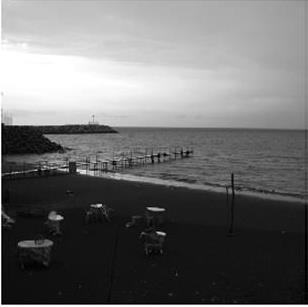
#> input picture S02/4.jpg, 308 x 307 px
$ python S02C07.py
#> lines starting #> are read from the running program, lines starting #| are printed output that depends on the picture
import cv2
import numpy as np
import matplotlib.pyplot as plt

# Read image from file in gray scale mode and  convert to numpy array
im = np.array(cv2.imread("4.jpg", cv2.IMREAD_GRAYSCALE))
#> im is the input picture: shape (307, 308); min 0, max 255, mean 110.5
# Plot original image
plt.subplot(131)
plt.imshow(im, cmap='gray')
# Normal [0 - 255] to [0.0 - 1.0]
# Reshape to (1, -1) for simply calculation
img = np.array(cv2.normalize(im.astype('float'), None, 0.0, 1.0, cv2.NORM_MINMAX)).reshape(1, -1)
# Define x and y axis value
a = np.array([0.0, 0.3, 0.5, 0.8, 1.0])
b = np.array([0.0, 0.15, 0.7, 0.8, 1.0])
# Make new array for making image from original image
out = np.zeros(img.shape).reshape(1, -1)
# Save a size in N
N = len(a)
# Replace out array value with relative value
for i in range(N - 1):
    pix = ((a[i] <= img) & (img < a[i + 1])).reshape(1, -1)
    out[np.where(pix)] = np.multiply((img[np.where(pix)] - a[i]), (b[i + 1] - b[i])) / (a[i + 1] - a[i]) + b[i]
pix = (img == a[N - 1]).reshape(1, -1)
out[np.where(pix)] = b[N - 1]
# Plot images
plt.subplot(133)
plt.plot(a, b)
out = np.array(cv2.normalize(out.astype('float32'), None, 0, 256, cv2.NORM_MINMAX)).reshape(im.shape)
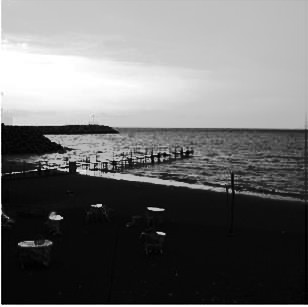
#> out: shape (307, 308) float32; min 0, max 256, mean 110.6; drawn with min black and max white
plt.subplot(132)
plt.imshow(out, cmap='gray')
plt.subplots_adjust(left=0.1, bottom=0.1, right=0.9, top=0.9, wspace=0.4, hspace=0.4)
plt.show()
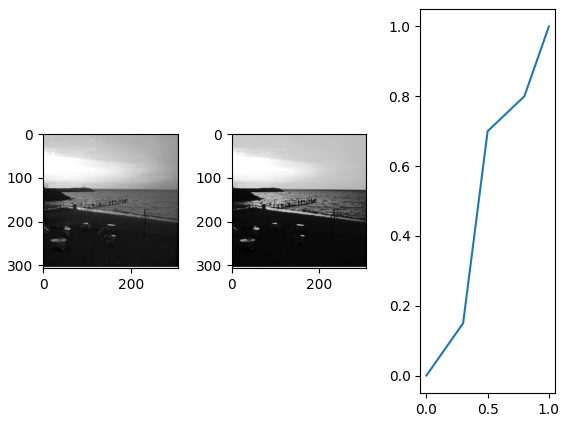
#> figure drawn by matplotlib, 3 panels

$ run again, with S02/5.jpg copied over S02/4.jpg
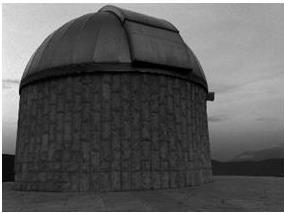
#> input picture S02/5.jpg, 284 x 213 px
#> im is the input picture: shape (213, 284); min 0, max 255, mean 91.9
#> `out = np.array(cv2.normalize(out.astype('float32'), None, 0, 256, cv2...`:
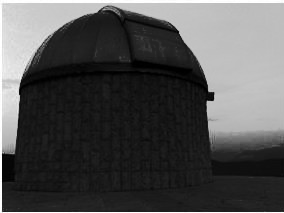
#> out: shape (213, 284) float32; min 0, max 256, mean 81.8; drawn with min black and max white
#> `plt.show()`:
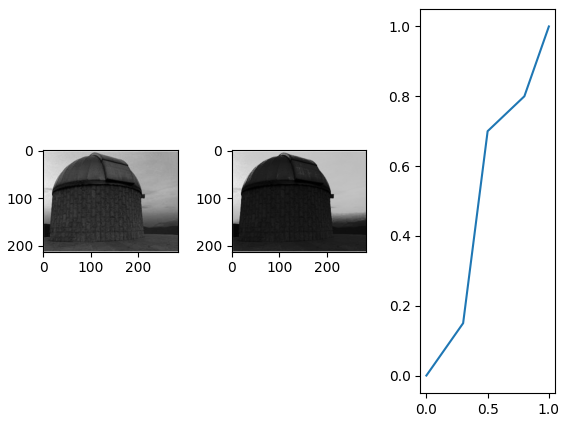
#> figure drawn by matplotlib, 3 panels

$ run again, with S02/6.jpg copied over S02/4.jpg
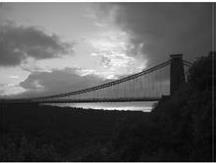
#> input picture S02/6.jpg, 216 x 163 px
#> im is the input picture: shape (163, 216); min 0, max 255, mean 88.9
#> `out = np.array(cv2.normalize(out.astype('float32'), None, 0, 256, cv2...`:
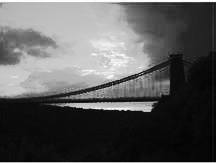
#> out: shape (163, 216) float32; min 0, max 256, mean 89.7; drawn with min black and max white
#> `plt.show()`:
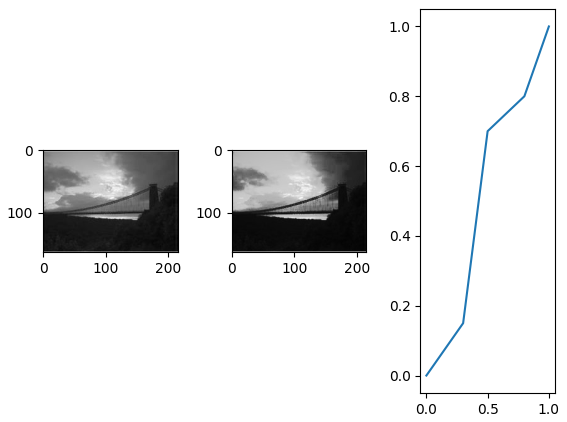
#> figure drawn by matplotlib, 3 panels

$ run again, with S02/Ultrasound.jpg copied over S02/4.jpg
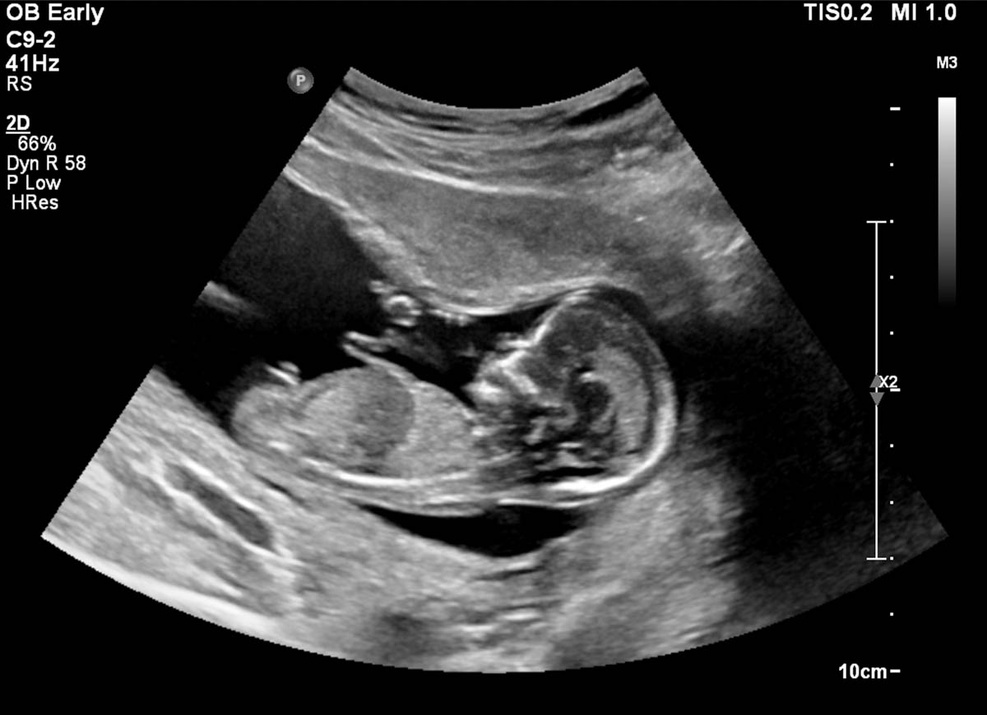
#> input picture S02/Ultrasound.jpg, 987 x 715 px, shrunk from 1200 x 870 before the run
#> im is the input picture: shape (715, 987); min 0, max 255, mean 52.6
#> `out = np.array(cv2.normalize(out.astype('float32'), None, 0, 256, cv2...`:
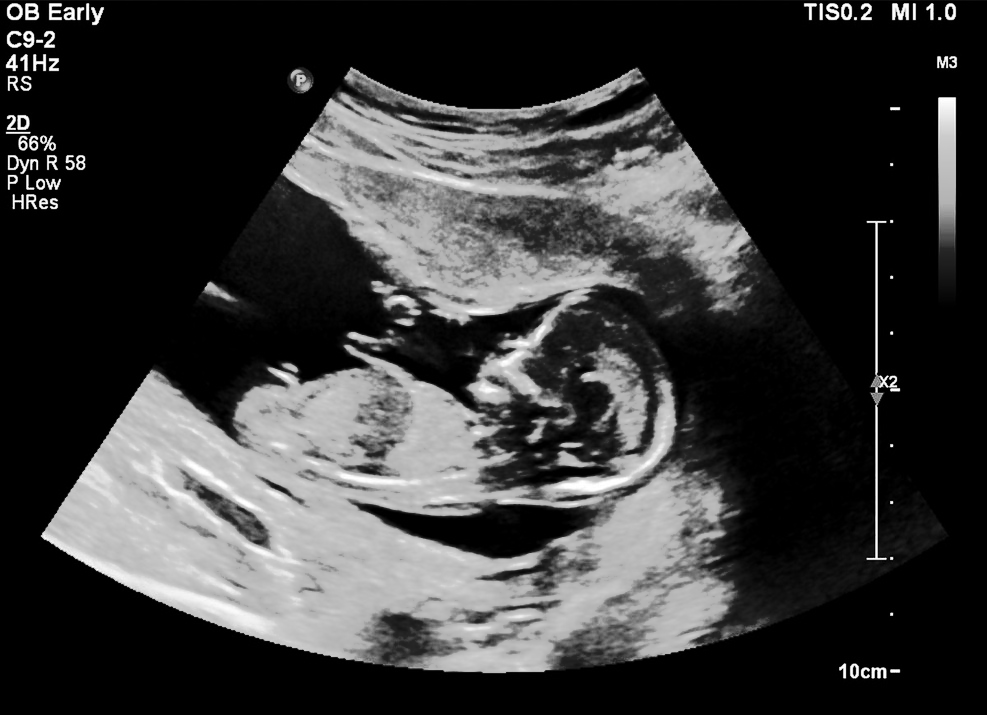
#> out: shape (715, 987) float32; min 0, max 256, mean 56.7; drawn with min black and max white
#> `plt.show()`:
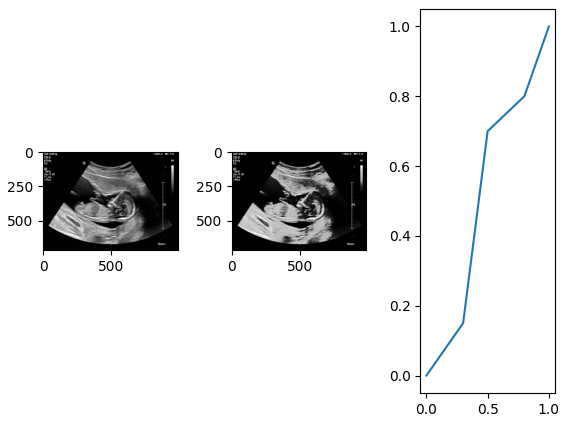
#> figure drawn by matplotlib, 3 panels
